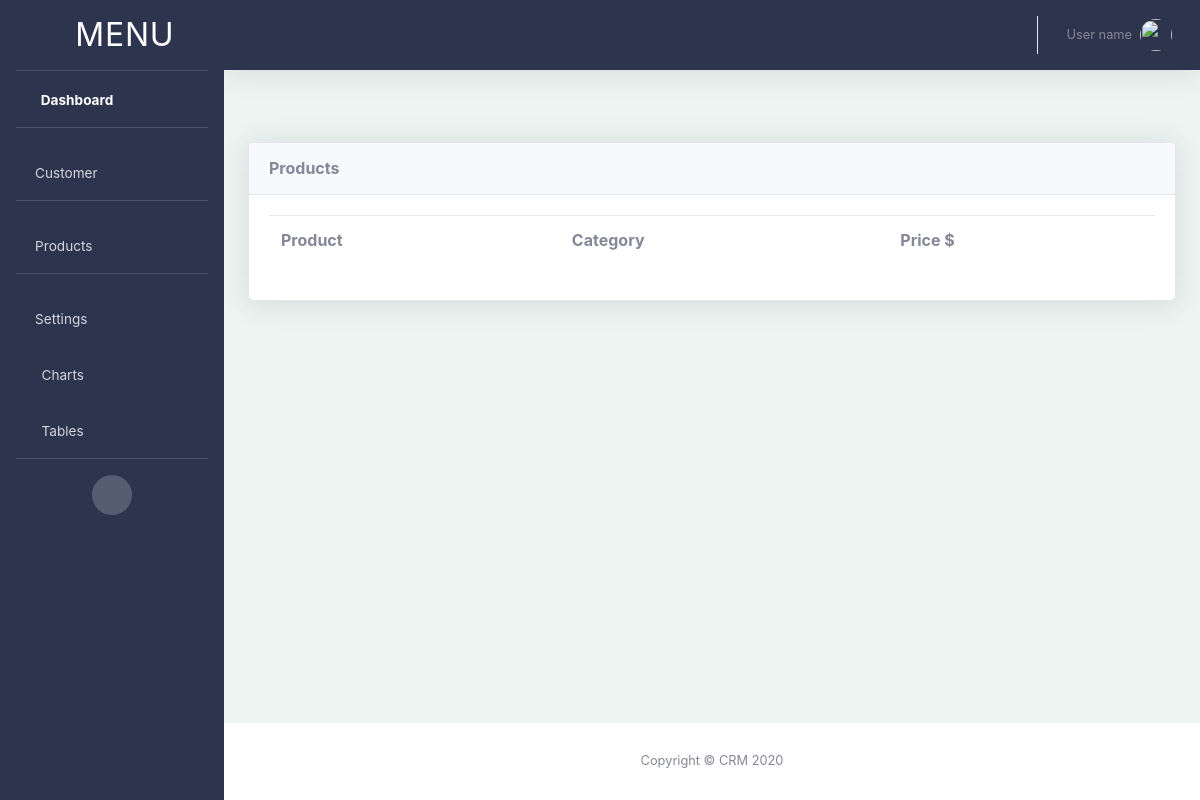
Before: /products/ with the older database file.
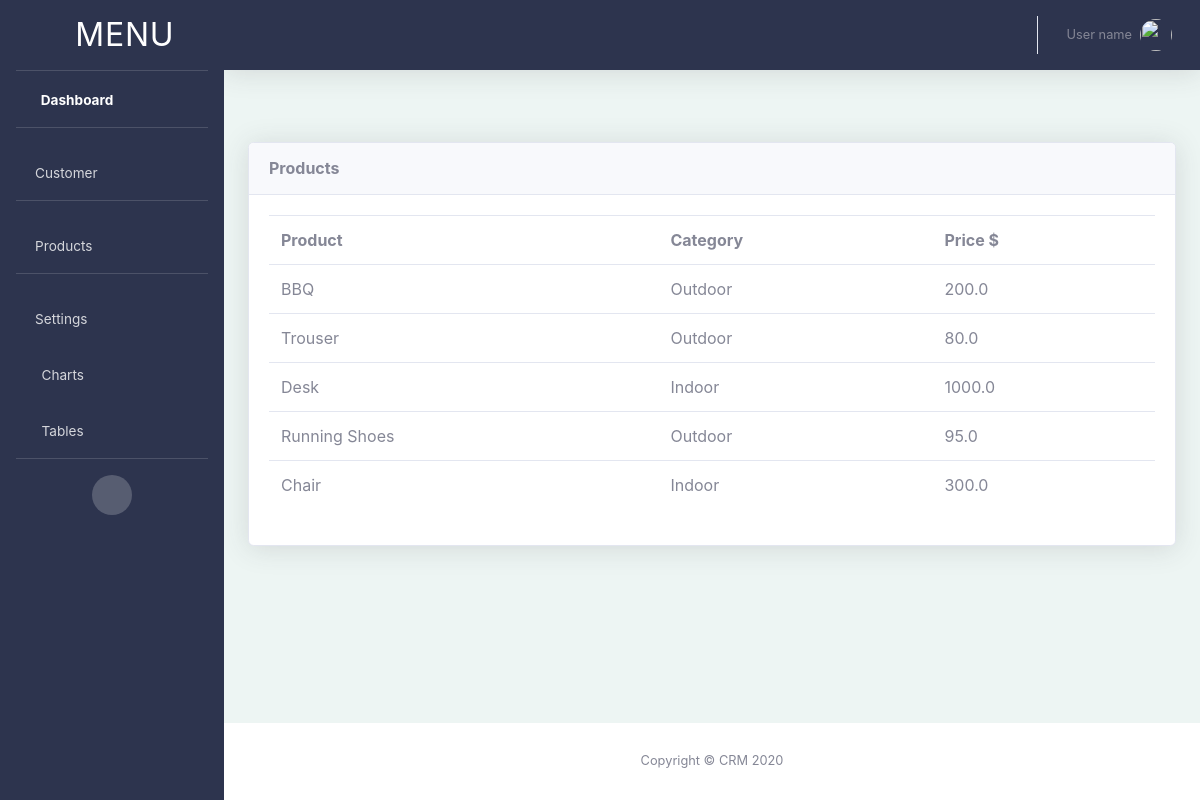
After: the same page with the newer database file.
### accounts/models.py (models this page shows, shortened)
class Product(models.Model):
    CATEGORY = (
        ('Indoor', 'Indoor'),
        ('Outdoor', 'Outdoor'),
    )
    name = models.CharField(max_length=200, null=True)
    price = models.FloatField(null=True)
    category = models.CharField(max_length=200, null=True, choices=CATEGORY)
    description = models.CharField(max_length=200, null=True, blank=True)
    date_created = models.DateTimeField(auto_now_add=True, null=True)
    tags = models.ManyToManyField(Tag)

### accounts/views.py (the view)
# urls.py: path('products/', views.products, name='products'),
def products(request):
    products = Product.objects.all()
    return render(request, 'accounts/products.html', {'products': products})

### accounts/templates/accounts/products.html
{% extends 'accounts/main.html'  %}
{% block content  %}
<br>
<br>
<div class="container-fluid">
   <div class="row ">
       <div class="col-md">
        <div class="card shadow mb-4">
            <div class="card-header py-3">
              <h6 class="m-0 font-weight-bold">Products</h6>
            </div>
            <div class=" card-body">
              <table class="table">
                <tr>
                    <th>Product</th>
                    <th>Category</th>
                    <th>Price $</th>
                </tr>
                {% for i in products %}
                <tr>
                  <td>{{i.name}}</td>
                  <td>{{i.category}}</td>
                  <td>{{i.price}}</td>
                </tr>
                {% endfor %}
            </table>
            </div>
          </div>
       </div>
   </div>
   </div>
{%  endblock %}

Changed rows visible on the page:
added Product: name "BBQ", category "Outdoor", price "200.0"
added Product: name "Trouser", category "Outdoor", price "80.0"
added Product: name "Desk", category "Indoor", price "1000.0"
added Product: name "Running Shoes", category "Outdoor", price "95.0"
added Product: name "Chair", category "Indoor", price "300.0"
